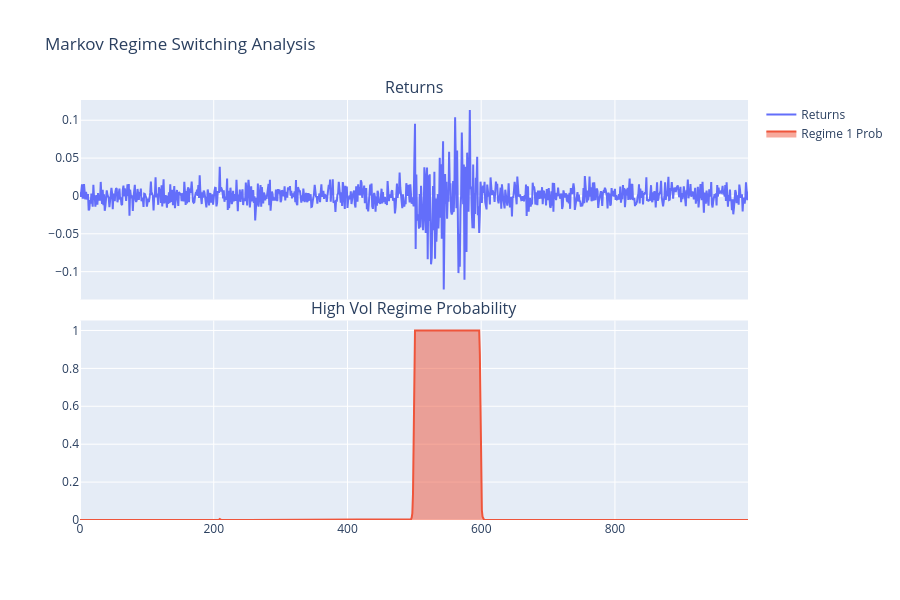

Notebook cell for this chart:
### Markdown cell above
## 2. Advanced Volatility: EGARCH & Regime Switching
EGARCH models capture asymmetric volatility, where market drops increase volatility more than gains, while Markov Regime Switching identifies shifts between distinct market states like bull and bear markets. These combined tools allow for a sophisticated understanding of how volatility clusters and evolves during different market phases.

### Code cell
from quant_risk_core.market_risk.volatility import GARCHEngine, RegimeSwitchingEngine

np.random.seed(42)
returns = np.random.normal(0, 0.01, 1000)
returns[500:600] *= 5 # High vol regime
returns_series = pd.Series(returns)

# EGARCH analysis
egarch = GARCHEngine()
egarch.fit(returns_series, model_type='EGARCH')
print(f'EGARCH Gamma (Leverage Effect): {egarch.gamma:.4f}')

# Regime Switching analysis
regime_eng = RegimeSwitchingEngine(k_regimes=2)
regime_eng.fit(returns_series)
probs = regime_eng.get_regime_probabilities()

fig_regime = make_subplots(rows=2, cols=1, shared_xaxes=True, vertical_spacing=0.05, subplot_titles=('Returns', 'High Vol Regime Probability'))
fig_regime.add_trace(go.Scatter(y=returns, name='Returns'), row=1, col=1)
fig_regime.add_trace(go.Scatter(y=probs.iloc[:, 1], name='Regime 1 Prob', fill='tozeroy'), row=2, col=1)
fig_regime.update_layout(height=600, title='Markov Regime Switching Analysis')
fig_regime.show()

### Figure 1 — Plotly figure (JSON) as saved in the notebook; plotly's stock layout.template omitted (floating-point values rounded to 4 significant figures; data arrays with more than 128 entries replaced by an {"elided": "..."} marker saying what was removed)
{"data": [{"name": "Returns", "type": "scatter", "xaxis": "x", "y": {"elided": "1000 float values"}, "yaxis": "y"}, {"fill": "tozeroy", "name": "Regime 1 Prob", "type": "scatter", "xaxis": "x2", "y": {"elided": "1000 float values"}, "yaxis": "y2"}], "layout": {"annotations": [{"font": {"size": 16}, "showarrow": false, "text": "Returns", "x": 0.5, "xanchor": "center", "xref": "paper", "y": 1, "yanchor": "bottom", "yref": "paper"}, {"font": {"size": 16}, "showarrow": false, "text": "High Vol Regime Probability", "x": 0.5, "xanchor": "center", "xref": "paper", "y": 0.475, "yanchor": "bottom", "yref": "paper"}], "height": 600, "title": {"text": "Markov Regime Switching Analysis"}, "xaxis": {"anchor": "y", "domain": [0, 1], "matches": "x2", "showticklabels": false}, "xaxis2": {"anchor": "y2", "domain": [0, 1]}, "yaxis": {"anchor": "x", "domain": [0.525, 1]}, "yaxis2": {"anchor": "x2", "domain": [0, 0.475]}}}
